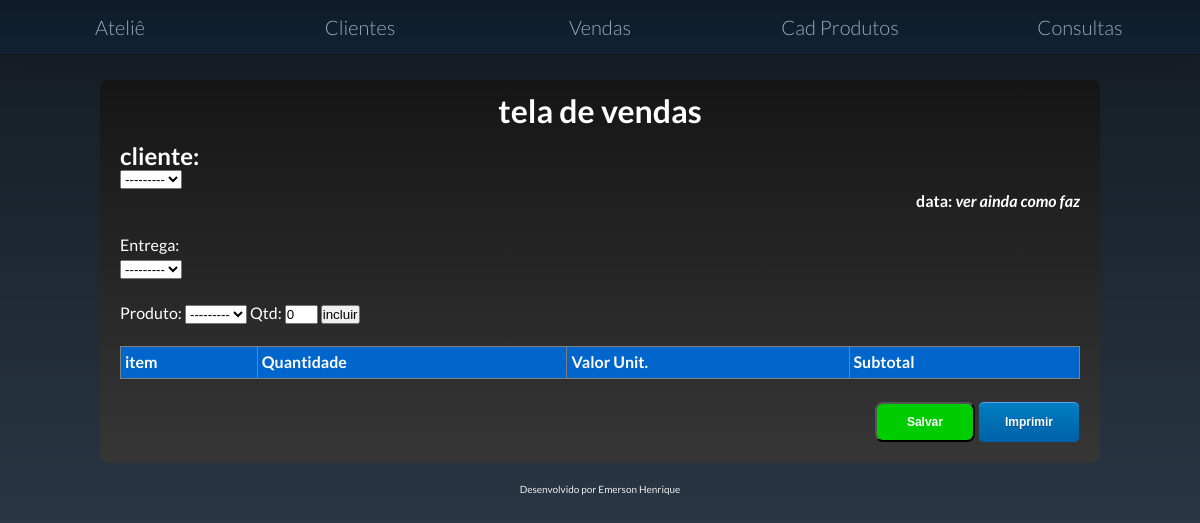
Page /projeto/venda/ on the earlier database version.
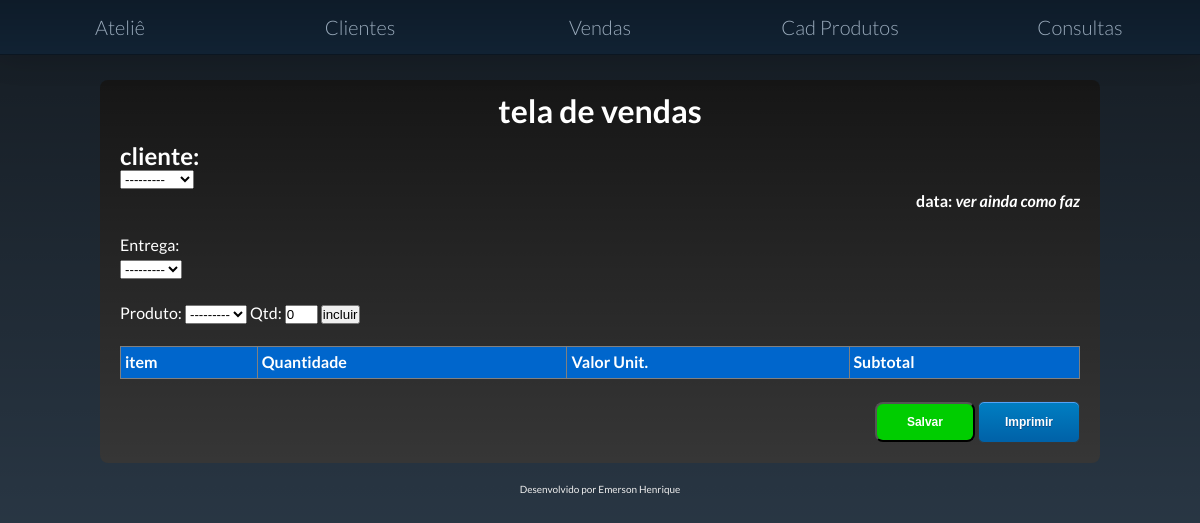
Same page on the later database version.
### core/models.py (models this page shows)
class CadProduto(models.Model):
    produto = models.CharField(max_length=100)
    valor = models.FloatField(max_length=10)
    class Meta:
        db_table = 'CadProduto'
    def __str__(self):
        return self.produto

### core/views.py (the view)
# urls.py: path('venda/', venda, name='venda'),
def venda(request, *args, **kwargs):
    form = PedidoForm()
    context = {'form':form, 'list':list}
    if request.method == 'POST':
        if form.is_valid():
            form.save()
            return redirect('/projeto/venda/')
    return render(request, 'venda.html', context)

### core/forms.py
class PedidoForm(forms.ModelForm):
    class Meta:
        model = Pedido
        fields = '__all__'

### core/models.py (called while the page is built)
    def __str__(self):
        return self.nome

### templates/venda.html (shortened to what this page needs)
{% extends 'base.html' %}
{% block listing %}
<h1 align="center">tela de vendas </h1>
<form action="" method="post">
<div>
    <h2>cliente:</h2>
    {{ form.cliente }}
</div>
<div align="right">
    <h4> data: <i>ver ainda como faz</i></h4>
</div>
<div>
    <p> Entrega: </p>
    {{form.entrega}}
</div>
    <label> Produto: </label> {{form.produto}}
    <label> Qtd: </label> {{form.qtd}}
    <button type="submit" value="Incluir">incluir</button>
<table align="center" border="1px">
    <tr>
        <th> item </th>
        <th> Quantidade </th>
        <th> Valor Unit. </th>
        <th colspan="2"> Subtotal </th>
    </tr>
</table>
<div  align="right" id="salvar">
    <button class="btn-Salvar" onclick="javascript:Alerta()" type="submit">Salvar</button>
    <a href="" class="botao-generico" >Imprimir</a>
</div>
    </form>
{% endblock %}

Differences in the rows shown:
added CadProduto: produto "---------"
Other differences:
form field produto: "---------" → (not shown)
